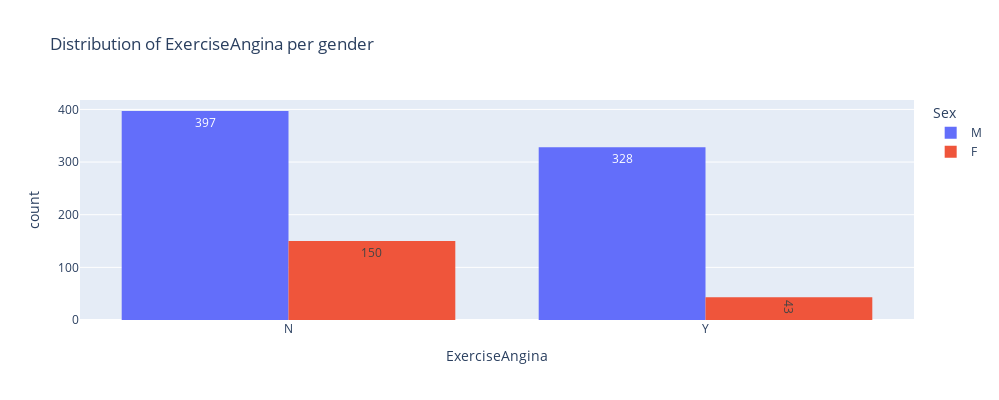

The code cell stored with this chart in its notebook:
### Code cell
fig = px.histogram(df,
                   x = 'ExerciseAngina',
                   color = 'Sex',
                   hover_data = df.columns,
                   title = 'Distribution of ExerciseAngina per gender',
                   text_auto = True,
                   width = 999, height = 400,
                   barmode = 'group')

fig.show()

### Figure 1 — Plotly figure (JSON) as saved in the notebook; plotly's stock layout.template omitted (floating-point values rounded to 4 significant figures; data arrays with more than 128 entries replaced by an {"elided": "..."} marker saying what was removed)
{"data": [{"alignmentgroup": "True", "bingroup": "x", "hovertemplate": "Sex=M<br>ExerciseAngina=%{x}<br>count=%{y}<extra></extra>", "legendgroup": "M", "marker": {"color": "#636efa", "pattern": {"shape": ""}}, "name": "M", "offsetgroup": "M", "orientation": "v", "showlegend": true, "texttemplate": "%{value}", "type": "histogram", "x": {"elided": "725 str values"}, "xaxis": "x", "yaxis": "y"}, {"alignmentgroup": "True", "bingroup": "x", "hovertemplate": "Sex=F<br>ExerciseAngina=%{x}<br>count=%{y}<extra></extra>", "legendgroup": "F", "marker": {"color": "#EF553B", "pattern": {"shape": ""}}, "name": "F", "offsetgroup": "F", "orientation": "v", "showlegend": true, "texttemplate": "%{value}", "type": "histogram", "x": {"elided": "193 str values"}, "xaxis": "x", "yaxis": "y"}], "layout": {"barmode": "group", "height": 400, "legend": {"title": {"text": "Sex"}, "tracegroupgap": 0}, "title": {"text": "Distribution of ExerciseAngina per gender"}, "width": 999, "xaxis": {"anchor": "y", "domain": [0, 1], "title": {"text": "ExerciseAngina"}}, "yaxis": {"anchor": "x", "domain": [0, 1], "title": {"text": "count"}}}}
